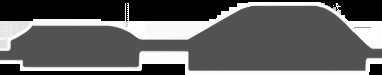
#> input picture tools/tilefit/sprites/Abyss_02b #4265375.png, 382 x 75 px, found by its file name
$ python -i solve.py   (imports and definitions only)
#> lines starting #> are read from the running program, lines starting #| are printed output that depends on the picture; after the words box and inside, x2 and y2 are one past the last pixel; in counts of white or black regions, pixels touching at a corner belong together
### tools/tilefit/common.py
"""
Shared helpers for the tilefit pipeline.

Model: the clean Pharloom map is a composite of the room sprites (the tile PNGs),
each drawn at one global scale and tinted with its area colour. A tint is a
per-channel gain on the sprite's grey levels, so normalised cross-correlation on
brightness (max of RGB) is tint-invariant and the only unknown per tile is its
position.
"""

import re
from pathlib import Path

import cv2
import numpy as np

ROOT = Path(__file__).resolve().parents[2]
# What Hero's Path reads: the clean map, the published JSON and WebP copies of the
# reviewed sprites (publish_tiles.py).
FULLMAP_DIR = ROOT / "web" / "assets" / "img" / "fullmap"
# Source sprites (PNG) and the labeled community map. Kept out of web/: never deployed.
SPRITES_DIR = Path(__file__).resolve().parent / "sprites"
CLEAN_MAP = FULLMAP_DIR / "full_pharloom_clean.webp"
OUT_DIR = Path(__file__).resolve().parent / "out"
# Committed copies of the review outputs, read by the review page (viewer.html via
# review_server.py). Not under web/, so they are never deployed.
PUBLISHED_DIR = Path(__file__).resolve().parent / "published"

# Measured on confirmed tiles: NCC peaks at 0.765-0.770 for every tile size,
# including tiles the old matcher had placed at 0.9/1.1/1.3.
GLOBAL_SCALE = 0.767

# Files in SPRITES_DIR that are whole maps, not room sprites.
NOT_TILES = {"silksong_fullmap.png"}   # the labeled community map used for OCR


# [12 lines left out: functions tile_files, base_name, not called in this run]


def area_of(filename):
    return base_name(filename).split("_")[0].capitalize()


# [4 lines left out: function load_map_value, not called in this run]


def load_tile(filename):
#> called with filename = 'sprites/Abyss_02b #4265375.png'
    t = cv2.imread(str(SPRITES_DIR / filename), cv2.IMREAD_UNCHANGED)
#> t is the input picture: shape (75, 382, 4); mean B, G, R, A 98.1, 98.1, 98.1, 161.1
    if t.ndim == 2:
        t = cv2.cvtColor(t, cv2.COLOR_GRAY2BGRA)
    elif t.shape[2] == 3:
        t = np.dstack([t, np.full(t.shape[:2], 255, np.uint8)])
    return t


def tile_template(tile, scale=GLOBAL_SCALE):
    """Scaled brightness template and alpha mask (float32) for matchTemplate."""
#> called with scale = 0.767
    w = max(1, round(tile.shape[1] * scale))
#> w = 293
    h = max(1, round(tile.shape[0] * scale))
#> h = 58
    tr = cv2.resize(tile, (w, h), interpolation=cv2.INTER_AREA)
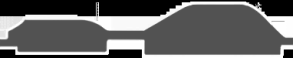
#> tr: shape (58, 293, 4); mean B, G, R, A 98.1, 98.1, 98.1, 161.1
    alpha = tr[..., 3].astype(np.float32) / 255.0
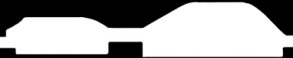
#> alpha: shape (58, 293) float32; min 0, max 1, mean 0.632
    value = tr[..., :3].max(axis=2).astype(np.float32) * alpha
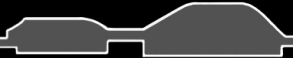
#> value: shape (58, 293) float32; min 0, max 255, mean 67.4
    mask = (alpha > 0.25).astype(np.float32)
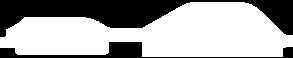
#> mask: shape (58, 293) float32; values 0 (black) and 1 (white), 64.3% white; 2 black regions, box (x1, y1, x2, y2) and area: (0, 0, 293, 37) 4853, (0, 42, 293, 58) 1215
    return value, mask


# Windows flatter than this (brightness std, 0-255 scale) are treated as if they
# had this std, so black background can never correlate highly. cv2's masked
# TM_CCOEFF_NORMED divides by ~0 there and returns huge scores.
MIN_WINDOW_STD = 12.0


class MapStats:
    """Map brightness plus its square, precomputed for masked NCC."""

    def __init__(self, value):
        self.i = (value / 255.0).astype(np.float32)
        self.i2 = self.i * self.i


# [11 lines left out: function ncc, not called in this run]

### tools/tilefit/solve.py
"""
Stage 3: place every tile on the clean map by iterative greedy assignment.

Score of tile t at offset p (top-left, clean-map pixels, global scale):

    S = NCC(p)                                  shape, tint-invariant
      - W_TINT * ramp(angle(p), 2..8 deg)       tint vs the tile's area colour
      - W_OVERLAP * overlap(p)                   fraction of t already covered by
                                                 tiles of OTHER scenes (a scene's own
                                                 pieces, e.g. X and X_top, may stack)
      + W_LABEL * label(p)                       OCR label of t's name inside/next to t
      + W_FAMILY * family(p)                     t touches an already placed piece of
                                                 its own scene (X_top next to X)

The tint at p is the per-channel regression gain of map on tile, as a unit
vector. Area colours are learnt from "anchors": tiles whose raw NCC peak is
both high and unique (from out/candidates.json).

Each round every unplaced tile gets its best and runner-up (non-overlapping)
positions. Tiles that are clearly best (score and margin) are committed and
their pixels marked occupied, which removes slots for the next round. What
is left after the rounds is placed at its best position with a lower status.

Old confirmations are NOT used as input; they are only compared in the report.

Output: out/tile_fit.json, out/fit_report.txt
Usage:  python tools/tilefit/solve.py [--workers 8]
"""

import argparse
import json
import os
import re
from collections import defaultdict
from pathlib import Path
from multiprocessing import Pool

import cv2
import numpy as np

from common import (GLOBAL_SCALE, MIN_WINDOW_STD, OUT_DIR, ROOT, area_of, base_name,
                    load_map_value, load_tile, tile_template)

W_TINT = 0.15
W_OVERLAP = 1.0
# Pure-black map pixels are outside every room. Measured on the 561 fits that
# agree with old confirmations: median 0%, 99th percentile 4.4%, max 11% of a
# tile's drawn pixels land there; wrong fits sit 70-97% on it. A stray edge line
# in the void could otherwise give a corridor-shaped sprite a decent NCC.
VOID_LEVEL = 2           # map brightness (0-255) at or below this is void
VOID_FREE = 0.10         # void fraction below this is free ...
VOID_MAX = 0.30          # ... the penalty ramps to W_VOID here; beyond it a tile is unmatched
W_VOID = 1.0
W_LABEL = 0.15
LABEL_SIGMA = 20.0       # px; 65% of exact-name labels fall inside their tile, 75% within 21px
W_FAMILY = 0.15
FAMILY_SIGMA = 15.0      # px gap between t and the nearest placed piece of its scene
MIN_ANGLE = 2.0          # deg; tint differences below this are free
MAX_ANGLE = 8.0          # deg; tint mismatch saturates here
ACCEPT_SCORE = 0.80      # commit in a round when score >= this (relaxed to
ACCEPT_FLOOR = 0.60      # this floor in 0.05 steps when a round stalls) ...
ACCEPT_MARGIN = 0.06     # ... and beats the runner-up by this much
FINAL_MIN_NCC = 0.55     # below this raw NCC a tile is reported unmatched
PLACED_MIN_NCC = 0.70    # committed via relaxed threshold but below this: reported weak
ROUNDS = 20
DETACH_GAP = 80          # px; a sub-piece (X_top) this far from every placed piece of X is suspect

# Alternate states of a room drawn over the same place as the base room.
VARIANT = re.compile(r"(destroyed|repaired|_after|empty|broken|completed|post_boss|standard|blank|_extra)", re.I)

_S = {}


def tint_key(name):
    return base_name(name).split("_")[0].lower()


def is_variant(name):
    return bool(VARIANT.search(base_name(name)))


# [64 lines left out: functions family, _init, _occupancy, _placed_by_family, rect_gap, label_points, not called in this run]


def surfaces(name, box=None):
    tile = load_tile(name)
    value, mask = tile_template(tile)
    h, w = value.shape
#> h = 58; w = 293
    t = value / 255.0
#> t: shape (58, 293) float32
    n = float(mask.sum())
#> n = 10926
    tz = ((t - (t * mask).sum() / n) * mask).astype(np.float32)
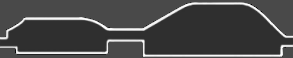
#> tz: shape (58, 293) float32; min -0.24, max 0.594, mean -2.96e-08; drawn with min black and max white
    energy = float((tz * tz).sum())
#> energy = 415.7

#> (the run stopped early here; a loop or call above may not have finished)

$ run again, on tools/tilefit/sprites/Aqueduct_02 #4264737.png
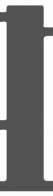
#> input picture tools/tilefit/sprites/Aqueduct_02 #4264737.png, 53 x 196 px, found by its file name
#> in load_tile, t is the input picture: shape (196, 53, 4); mean B, G, R, A 133.4, 133.4, 133.4, 216.3
#> in tile_template, `mask = (alpha > 0.25).astype(np.float32)`:
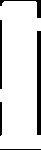
#> mask: shape (150, 41) float32; values 0 (black) and 1 (white), 87.2% white; 5 black regions, box (x1, y1, x2, y2) and area: (37, 31, 41, 135) 416, (0, 20, 2, 89) 138, (0, 0, 41, 18) 123, (0, 102, 2, 136) 67, (0, 149, 41, 150) 41
#> t: shape (150, 41) float32
#> n = 5365
#> in surfaces, `tz = ((t - (t * mask).sum() / n) * mask).astype(np.float32)`:
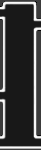
#> tz: shape (150, 41) float32; min -0.176, max 0.575, mean -1.4e-08; drawn with min black and max white
#> energy = 242.4
